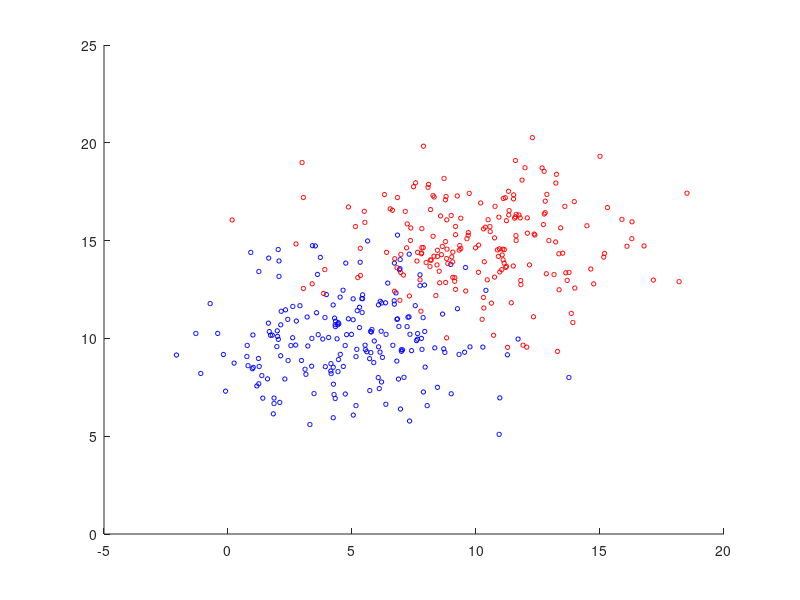

The MATLAB script that drew this image: (Note: this script raises an error after producing the figure.)
clear all;
close all;

MU1 = [5 10];
SIGMA1 = [8 0; 0 4];
MU2 = [10 15];
SIGMA2 = [8 0; 0 4];
X1 = mvnrnd(MU1,SIGMA1,200);
X2 = mvnrnd(MU2,SIGMA2,200);

SIGMA1 = cov(X1);
SIGMA2 = cov(X2);

range1 = [-5:0.1:20]
range2 = [-5:0.1:20]

figure;
hold on;

scatter(X1(:,1), X1(:,2), 10, 'b');
scatter(X2(:,1), X2(:,2), 10, 'r');

[a_vectors, a_values] = eigs(SIGMA1)
[b_vectors, b_values] = eigs(SIGMA2)

a_theta = atan2(a_vectors(2,1), a_vectors(1,1));
plot_ellipse(MU1(1), MU1(2), a_theta, sqrt(a_values(1,1)), sqrt(a_values(2,2)));

b_theta = atan2(b_vectors(2,1), b_vectors(1,1));
plot_ellipse(MU2(1), MU2(2), b_theta, sqrt(b_values(1,1)),sqrt(b_values(2,2)));

map_1 = MAP([MU1; MU2], range1, range2, cat(3,SIGMA1,SIGMA2), [0.5 0.5]);
contour(range1, range2, map_1', [1 1], '--r');
hold on;

case1_classes = {X1, X2};
confusion = zeros(size(case1_classes, 2));

for i=1:size(case1_classes, 2)
    current_class = cell2mat(case1_classes(i));
    for j=1:size(current_class, 1)

       predicted = MAP([MU1; MU2], current_class(j,1), current_class(j,2), cat(3, SIGMA1, SIGMA2), [0.5 0.5]);
   
       confusion(i,predicted) = confusion(i,predicted) + 1;
    end
end 

confusion

error = (sum(confusion(:)) - trace(confusion)) / sum(confusion(:))
